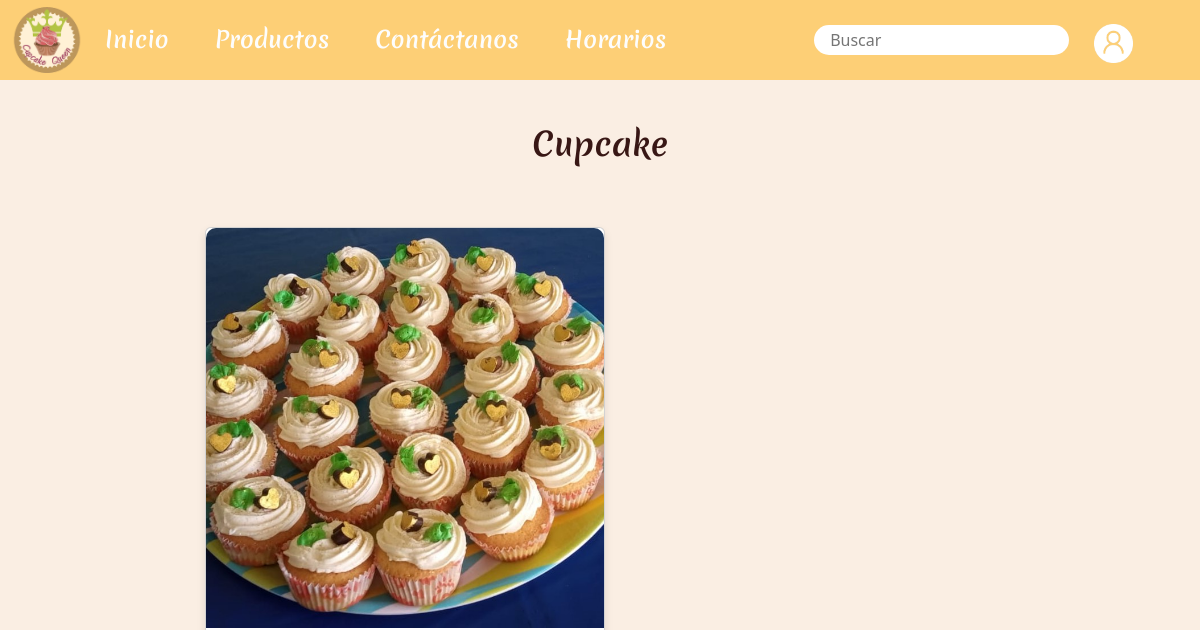
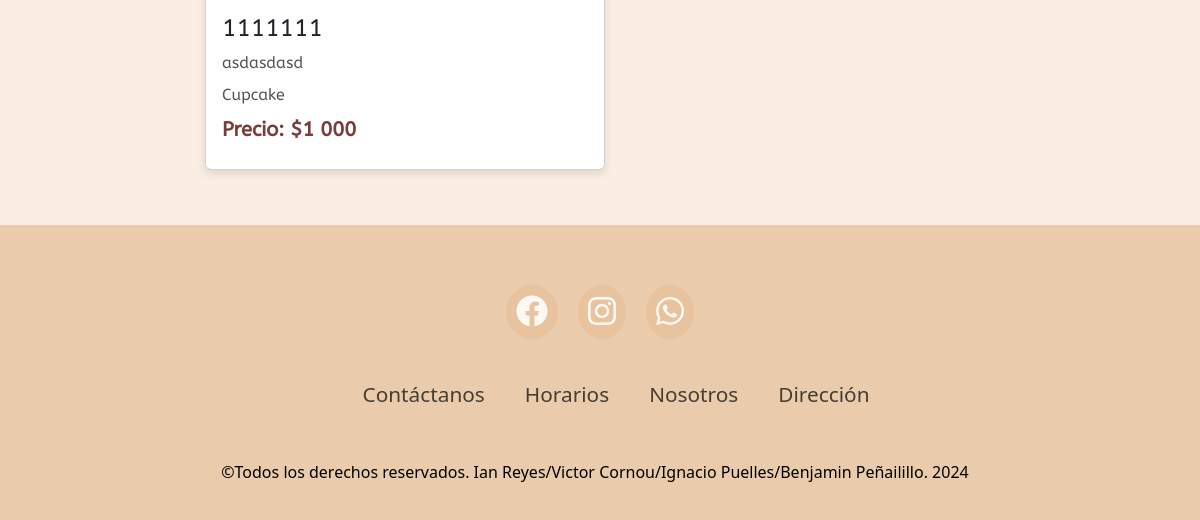
The app's page /cupcake/, older data (2 pictures, top to bottom).
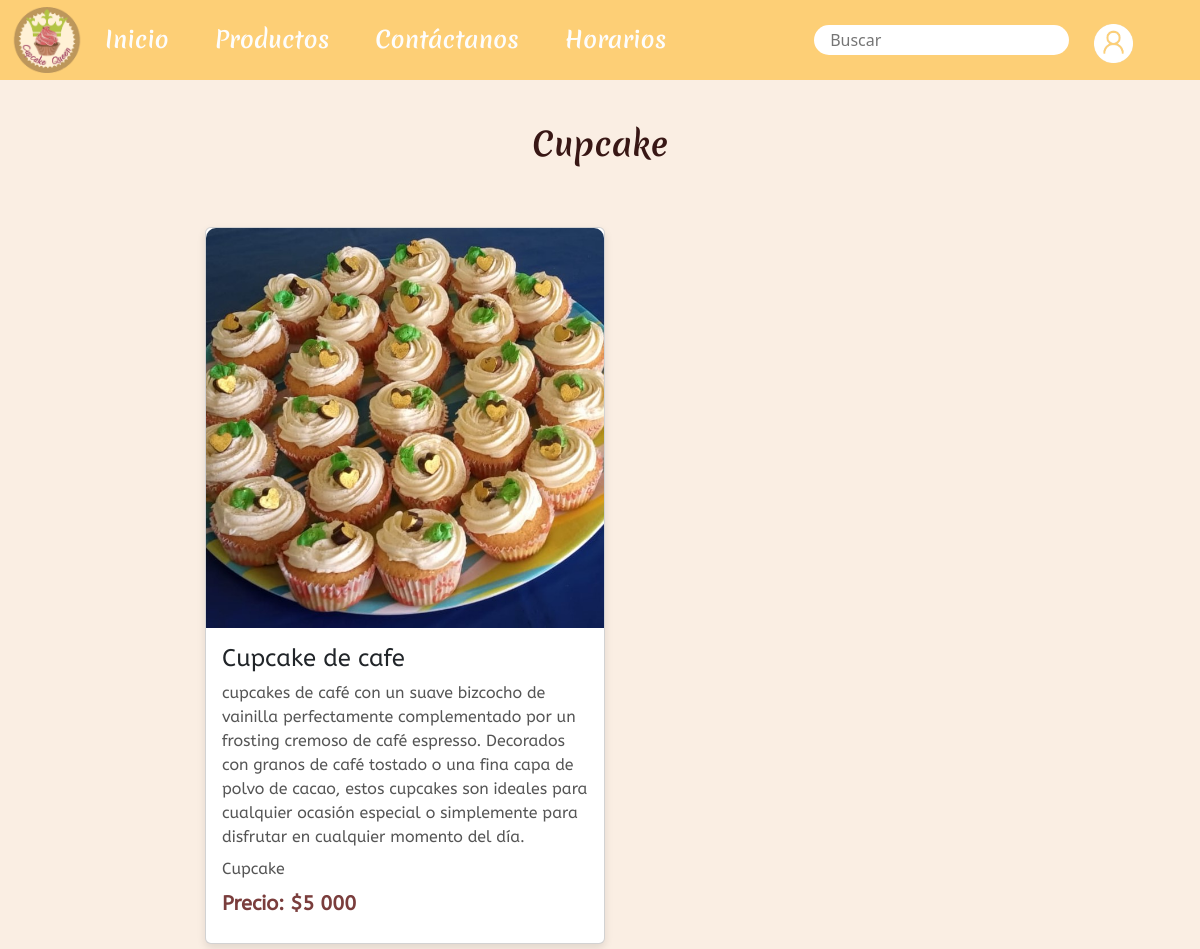
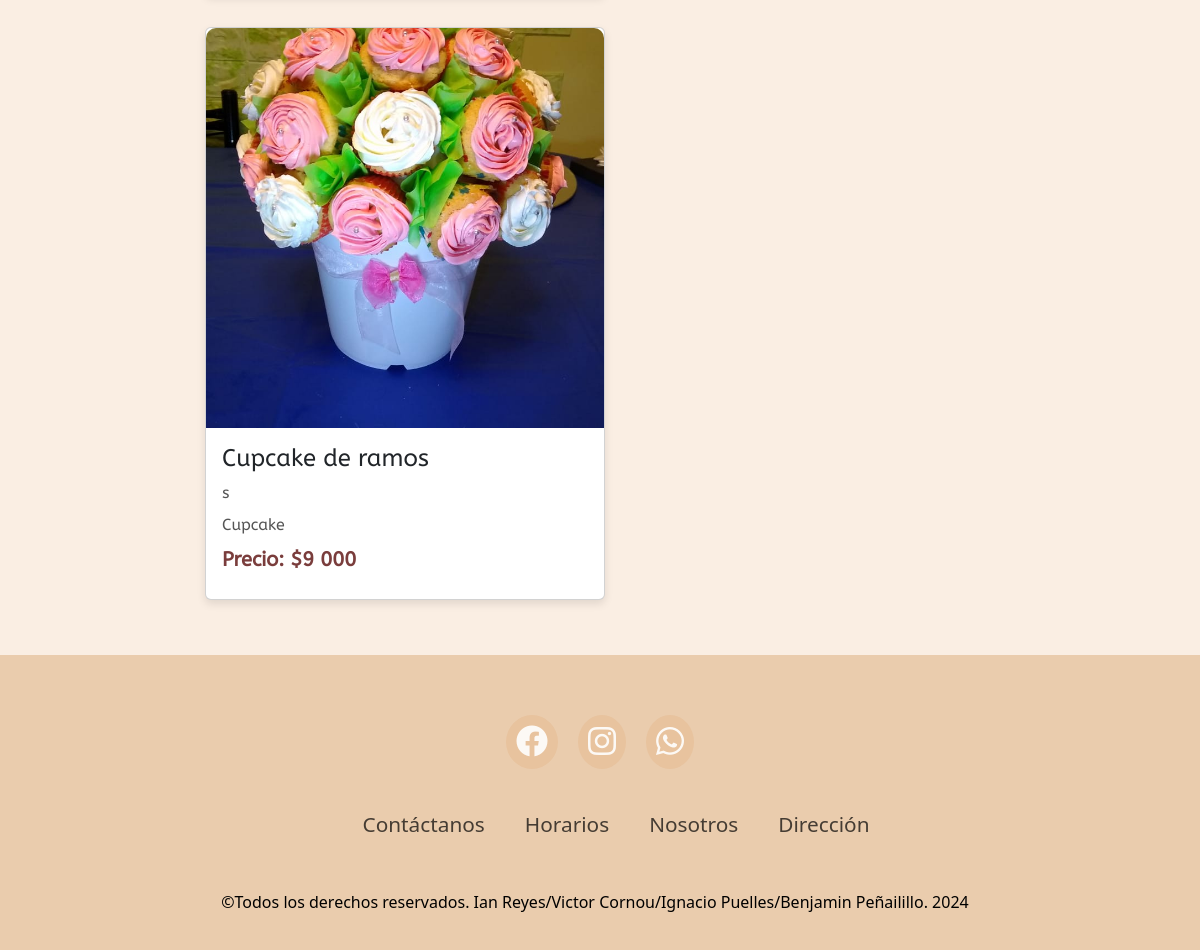
The same page, newer data (2 pictures, top to bottom).
### pagina/models.py (models this page shows, shortened)
class Producto(models.Model):
    nombre = models.CharField(max_length=100)
    categoria = models.ForeignKey(Categoria, on_delete=models.CASCADE, default=1)
    descripcion = models.TextField()
    precio = models.IntegerField()
    imagen = models.ImageField(upload_to='productos/')

class Categoria(models.Model):
    nombre = models.CharField(max_length=100, unique=True)
    descripcion = models.TextField(blank=True, null=True)
    def __str__(self):
        return self.nombre

### pagina/views.py (the view)
# urls.py: path('cupcake/', views.cupcake, name='cupcake'),
def cupcake(request):
    categoria_Cupcake = Categoria.objects.get(nombre="Cupcake")
    productos = Producto.objects.filter(categoria=categoria_Cupcake)
    return render(request, 'cupcake.html', {'productos': productos})

### pagina/templates/cupcake.html (shortened to what this page needs)
{% extends 'base.html' %}
{% load static %}
{% block content %}
{% load humanize %}
<section class="producto" id="producto">
    <div class="main-text">
        <h2>Cupcake</h2>
    </div>
    <div class="menu-content">
        {% for producto in productos %}
        <div class="card">
            <img src="{{ producto.imagen.url }}" alt="{{ producto.nombre }}">
            <div class="card-content">
                <h3>{{ producto.nombre }}</h3>
                <p>{{ producto.descripcion }}</p>
                <p>{{ producto.categoria}}</p>
                <p class="price">Precio: ${{ producto.precio|intcomma }}</p>
            </div>
        </div>
        {% endfor %}
    </div>
</section>
{% endblock %}

Row changes from the older to the newer data that the page shows:
changed Producto: nombre "1111111" → "Cupcake de cafe"; descripcion "asdasdasd" → "cupcakes de café con un suave bizcocho de vainilla perfectamente complementado por un frosting cremoso de café espresso. Decorados con granos de café tostado o una fina capa de polvo de cacao, estos cupcakes son ideales para cualquier ocasión especial o simplemente para disfrutar en cualquier momento del día."; precio "1 000" → "5 000"
added Producto: imagen (picture), nombre "Cupcake de ramos", descripcion "s", categoria "Cupcake", precio "9 000"
